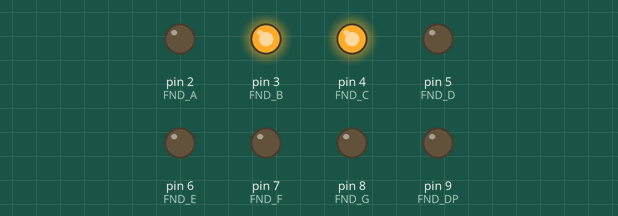
The sketch below on a simulated Arduino Uno, built with avr-gcc and run on an emulated ATmega328P. Shown: output pins drawn as LEDs (lit = HIGH).

Above: at 0.1 s.
Timing chart, 0 to 1.6 s (numbered marks = the images above):
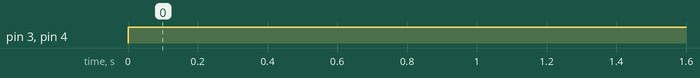

The sketch:

FND.ino
```cpp
//FND 500을 사용
#define FND_A 2
#define FND_B 3
#define FND_C 4
#define FND_D 5
#define FND_E 6
#define FND_F 7
#define FND_G 8
#define FND_DP 9

void setup() {
    Serial.begin(9600);
    pinMode(FND_A, OUTPUT);
    pinMode(FND_B, OUTPUT);
    pinMode(FND_C, OUTPUT);
    pinMode(FND_D, OUTPUT);
    pinMode(FND_E, OUTPUT);
    pinMode(FND_F, OUTPUT);
    pinMode(FND_G, OUTPUT);
    pinMode(FND_DP, OUTPUT);

}

void loop() {
    Fnd1();
}

void Fnd1() {  //1을 표시
    digitalWrite(FND_A, LOW);
    digitalWrite(FND_B, HIGH);
    digitalWrite(FND_C, HIGH);
    digitalWrite(FND_D, LOW);
    digitalWrite(FND_E, LOW);
    digitalWrite(FND_F, LOW);
    digitalWrite(FND_G, LOW);
    digitalWrite(FND_DP, LOW);
}
```

Measured:
- by itself, pin 3 (FND_B), pin 4 (FND_C): LOW → HIGH at 0.00 s
